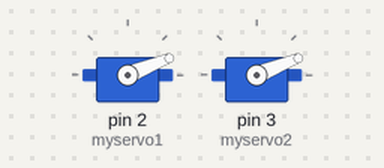
Bench run of a sketch on a simulated Arduino Uno, built with avr-gcc and run on an emulated ATmega328P. Parts: 2 × servo.

Above: at 0.05 s.
At 0.4 s:
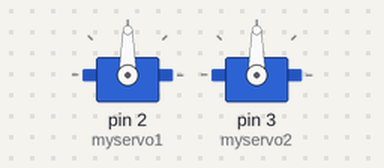
At 0.75 s:
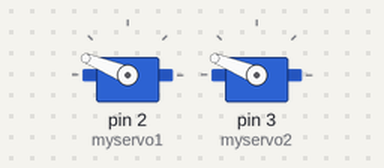
At 1.45 s:
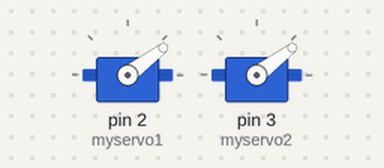
Timing chart, 0 to 3.6 s (numbered marks = the images above):
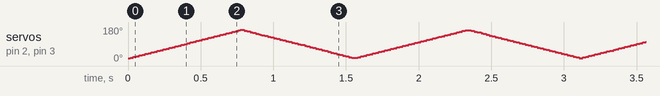

The sketch:

servo_test.ino.ino
```cpp
#include <Servo.h>

int up = 165;
int down = 15;

Servo myservo1;  // create servo object to control a servo
Servo myservo2;
// twelve servo objects can be created on most boards

int pos = down;    // variable to store the servo position

void setup() {
  myservo1.attach(2);  // attaches the servo on pin 9 to the servo object
  myservo2.attach(3);
}

void loop() {
  for (pos = down; pos <= up; pos += 1) { // goes from 0 degrees to 180 degrees
    // in steps of 1 degree
    myservo1.write(pos);
    myservo2.write(pos);
    delay(5);                       // waits 15ms for the servo to reach the position
  }
  for (pos = up; pos >= down; pos -= 1) { // goes from 180 degrees to 0 degrees
    myservo1.write(pos);
    myservo2.write(pos);
    delay(5);                        // waits 15ms for the servo to reach the position
  }
//  myservo.write(90);
}
```
